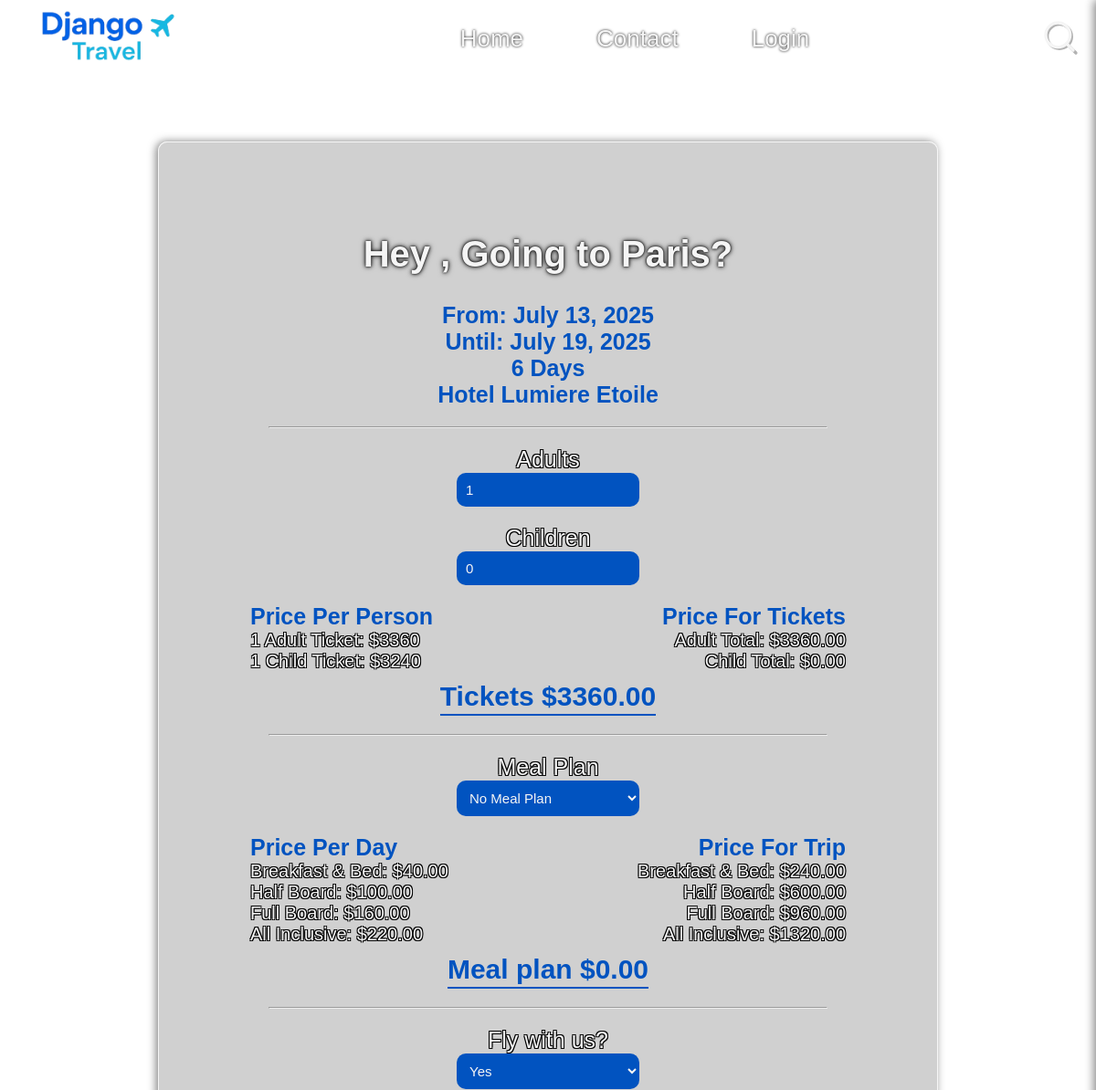
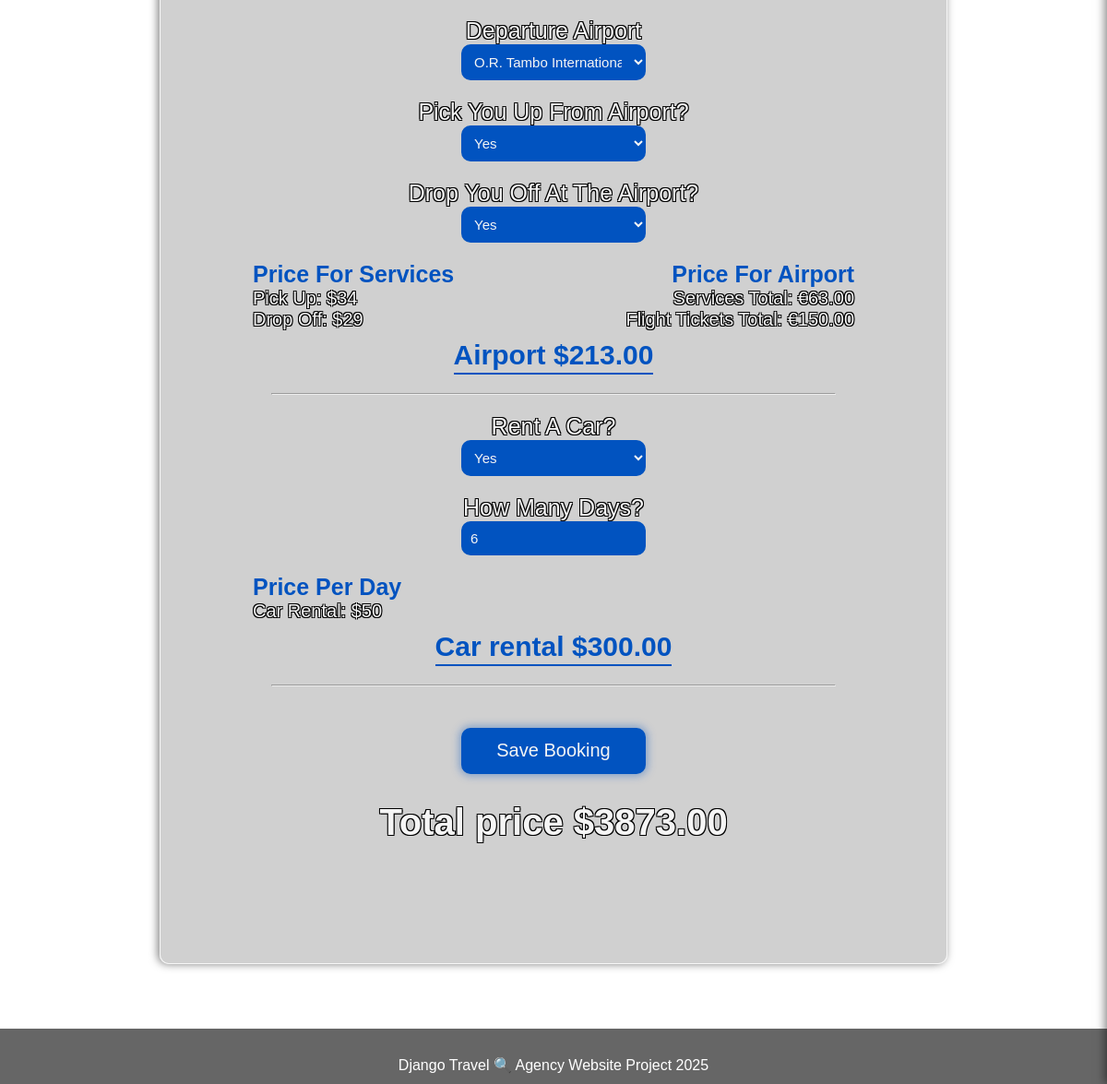
The app's page /booking/update/105/ with its own data (2 pictures, top to bottom).
### travel/models/trip_models.py (models this page shows, shortened)
class Trip(models.Model):
    hotel = models.ForeignKey(Hotel, related_name='hotel_trips', on_delete=models.CASCADE, null=True, help_text='Hotel where clients make bookings')
    city = models.ForeignKey(City, related_name='city_trips', on_delete=models.CASCADE, null=True, blank=True)
    airport = models.ForeignKey(Airport, related_name='airport_trips', on_delete=models.CASCADE, null=True, blank=True)
    departure_date = models.DateField(help_text='When trip begins')
    return_date = models.DateField(help_text='When trip ends')
    profit_on_adult = models.DecimalField(max_digits=10, decimal_places=2, default=0.12,
                                          help_text='example: 0.10 represent 10 % of hotel price ' \
                                          'to be added to the final cost')
    profit_on_child = models.DecimalField(max_digits=10, decimal_places=2, default=0.08,
                                          help_text='example: 0.10 represent 10 % of hotel price ' \
                                          'to be added to the final cost')
    tickets = models.PositiveIntegerField(default=1, help_text='Number of tickets including adults and children')
    promoted = models.BooleanField(default=False, help_text='Check if this trip is going to promoted section of trips')
    available = models.BooleanField(default=True, help_text='If trip is available')
    def calculate_duration(self):
        return calculate_trip_duration(self.departure_date, self.return_date)
    def calculate_adult_price(self, quantity=1):
        return service_calculate_adult_price(
            self.hotel.price_per_day, self.profit_on_adult,
            self.departure_date, self.return_date,
            quantity)
    def calculate_child_price(self, quantity=1):
        return service_calculate_child_price(
            self.hotel.price_per_day, self.profit_on_child,
            self.departure_date, self.return_date,
            quantity)

### travel/models/location_models.py (models this page shows)
class City(models.Model):
    class Meta:
        verbose_name_plural = "Cities"
    name = models.CharField(max_length=30, help_text='City name')
    description = models.TextField(null=True, blank=True, help_text='City description')
    image = models.ImageField(upload_to='city_images/', blank=True, null=True)
    country = models.ForeignKey(Country, related_name='cities',
                                on_delete=models.CASCADE, help_text='Country')
    car_rental_option = models.BooleanField(help_text='Car rental option')
    car_rental_cost = models.IntegerField(null=True, blank=True,
                                          help_text='Car rental cost per day in this City')
    def __str__(self):
        return self.name

class Hotel(models.Model):
    name = models.CharField(max_length=100, help_text='Hotel name')
    stars = models.PositiveIntegerField(validators=
                                        [MinValueValidator(1),
                                         MaxValueValidator(5)], help_text='Hotel Stars')
    description = models.TextField(help_text='Description of the hotel')
    city = models.ForeignKey(City, related_name='hotels',
                             on_delete=models.CASCADE, help_text='City')
    capacity = models.PositiveIntegerField(help_text='Hotel capacity reserved for our agency')
    price_per_day = models.DecimalField(max_digits=10, decimal_places=2,
                                        help_text= 'Base price per day')
    bb_price = models.DecimalField(max_digits=10, decimal_places=2,
        null=True, blank=True,
        help_text='Additional price per day for Bed & Breakfast')
    hb_price = models.DecimalField(max_digits=10, decimal_places=2,
        null=True, blank=True,
        help_text='Additional price per day for Half Board')
    fb_price = models.DecimalField(max_digits=10, decimal_places=2,
        null=True, blank=True,
        help_text='Additional price per day for Full Board')
    ai_price = models.DecimalField(max_digits=10, decimal_places=2,
        null=True, blank=True,
        help_text='Additional price per day for All Inclusive')
    def __str__(self):
        return self.name

class Airport(models.Model):
    name = models.CharField(max_length=100, help_text='Airport name')
    code = models.CharField(max_length=3, help_text='IATA code, 3 letter unique code for airports')
    standard_plane_ticket = models.IntegerField(default=100, help_text='Ticket price')
    city = models.ForeignKey(City, related_name='airports', on_delete=models.CASCADE,
                             help_text='City')
    airport_pick_up_cost = models.PositiveIntegerField(default=10,
        help_text='Price picking up from airport')
    airport_drop_off_cost = models.PositiveIntegerField(default=10,
        help_text='Price for dropping of to the airport')
    def __str__(self):
        return self.name

### travel/models/booking_models.py (models this page shows, shortened)
class Booking(models.Model):
    MEAL_PLAN_CHOICES = [
    ('None', 'No Meal Plan'),        # No meal plan selected
    ('BB', 'Bed and Breakfast'),     # BB: Bed and Breakfast
    ('HB', 'Half Board'),            # HB: Half Board
    ('FB', 'Full Board'),            # FB: Full Board
    ('AI', 'All Inclusive')]         # AI: All Inclusive
    user = models.ForeignKey(settings.AUTH_USER_MODEL, on_delete=models.CASCADE)
    trip = models.ForeignKey(Trip, on_delete=models.CASCADE)
    booking_date = models.DateTimeField(default=timezone.now)
    meal_plan = models.CharField(max_length=4, choices=MEAL_PLAN_CHOICES,default='None',
                                 help_text='Select meal plan for booking')
    tickets_adult = models.PositiveIntegerField(default=1, validators=[MinValueValidator(1)],
                                                help_text='Tickets for adults')
    tickets_child = models.PositiveIntegerField(default=0, help_text=' Tickets for children')
    wants_flight = models.BooleanField(default=False, help_text='Include flight tickets?')
    from_airport = models.ForeignKey('travel.Airport', null=True, blank=True, on_delete=models.SET_NULL,
                                     help_text='Departure Airport')
    wants_airport_pickup = models.BooleanField(default=False, help_text='Pick up from airport?')
    wants_airport_dropoff = models.BooleanField(default=False, help_text='Drop off at airport?')
    airplane_price = models.IntegerField(default=0, help_text='Plane Tickets cost')
    airport_price = models.IntegerField(default=0, help_text='Total cost of airport services')
    wants_car_rental = models.BooleanField(default=False, help_text='Include car rental?')
    car_rental_days = models.IntegerField(default=0, help_text='Car rental days')
    car_rental_cost = models.IntegerField(default=0, help_text='Total cost of car rental services')
    booking_price = models.IntegerField(default=0)
    paid = models.BooleanField(default=False)
    booking_number = models.CharField(max_length=20, unique=True, blank=True, null=True)

### travel/views/booking_views.py (the view, shortened to what this page needs)
# urls.py: path('booking/update/<int:pk>/', BookingUpdateView.as_view(), name='booking_update'),
class BookingUpdateView(UpdateView, BookingContextMixin):
    template_name = 'bookings/booking_form.html'
    form_class = BookingForm
    model = Booking
    def dispatch(self, request, *args, **kwargs):
        self.booking = self.get_object()
        self.trip = self.booking.trip
        return super().dispatch(request, *args, **kwargs)
    def get_context_data(self, **kwargs):
        context = super().get_context_data(**kwargs)
        context.update(self.get_booking_context(self.trip))
        return context

### pages/templates/bookings/booking_form.html (shortened to what this page needs)
{% extends "base.html" %}
{% load static %}
{% block content %}
<link rel="stylesheet" href="{% static 'css/pages/booking_form.css' %}">
<div class="booking-form-page">
    <div class="container-presets booking-form-container">
        <h1 class="title1-presets">Hey {{ user.username.title }}, Going to {{ trip.city }}?</h1>
        <div class="booking-form-trip-details">
            <p>From: {{ trip.departure_date }}</p>
            <p>Until: {{ trip.return_date }}</p>
            <p>{{ trip.calculate_duration }} Days</p>
            <p>{{ trip.hotel }}</p>
        </div>
        <div class="booking-form">
            <form method="post">
                <hr class="divider-presets">
                <div class="booking-form-group">
                    <label for="{{ form.tickets_adult.id_for_label }}">
                        Adults
                    </label><br>
                    {{ form.tickets_adult }}
                </div>
                <div class="booking-form-group">
                    <label for="{{ form.tickets_child.id_for_label }}">
                        Children
                    </label><br>
                    {{ form.tickets_child }}
                </div>
                <div class="booking-form-price-details">
                    <div class="booking-form-static-prices-container">
                        <h3 class="booking-form-price-title">Price Per Person</h3>
                        <p>1 Adult Ticket: ${{ trip.calculate_adult_price|floatformat:0 }}</p>
                        <p>1 Child Ticket: ${{ trip.calculate_child_price|floatformat:0 }}</p>
                    </div>
                    <div class="booking-form-dynamic-prices-container">
                        <h3 class="booking-form-price-title">Price For Tickets</h3>
                        <p>Adult Total: $<span id="adult-ticket-total">0.00</span></p>
                        <p>Child Total: $<span id="child-ticket-total">0.00</span></p>
                    </div>
                </div>
                <h2 class="booking-partial-price">Tickets $<span id="ticket-price">0.00</span></h2>
                <hr class="divider-presets">
                <div class="booking-form-group">
                    <label for="{{ form.meal_plan.id_for_label }}">
                        Meal Plan
                    </label><br>
                    {{ form.meal_plan }}
                </div>
                <div class="booking-form-price-details">
                    <div class="booking-form-static-prices-container">
                        <h3 class="booking-form-price-title">Price Per Day</h3>
                        <p>Breakfast & Bed:
                            ${{ trip.hotel.bb_price }}</p>
                            <p>Half Board:
                            ${{ trip.hotel.hb_price }}</p>
                            <p>Full Board:
                            ${{ trip.hotel.fb_price }}</p>
                            <p>All Inclusive:
                            ${{ trip.hotel.ai_price }}</p>
                    </div>
                    <div class="booking-form-dynamic-prices-container">
                        <h3 class="booking-form-price-title">Price For Trip</h3>
                        <p>Breakfast & Bed: $<span id="meal-bb-price"></span></p>
                        <p>Half Board: $<span id="meal-hb-price"></span></p>
                        <p>Full Board: $<span id="meal-fb-price"></span></p>
                        <p>All Inclusive: $<span id="meal-ai-price"></span></p>
                    </div>
                </div>
                <h2 class="booking-partial-price">Meal plan $<span id="meal-plan-price">0.00</span></h2>
                <hr class="divider-presets">
                <div class="booking-form-group">
                    <label for="{{ form.wants_flight.id_for_label }}">
                        Fly with us?
                    </label><br>
                    {{ form.wants_flight }}
                </div>
                <div class="booking-form-group" id="booking-from-airport-group" style="display:none;">
                    <label for="{{ form.from_airport.id_for_label }}">
                        Departure Airport
                    </label><br>
                    {{ form.from_airport }}
                </div>
                <div class="booking-form-group" id="booking-pickup-group" style="display:none;">
                    <label for="{{ form.wants_airport_pickup.id_for_label }}">
                        Pick You Up From Airport?
                    </label><br>
                    {{ form.wants_airport_pickup }}
                </div>
                <div class="booking-form-group" id="booking-dropoff-group" style="display:none;">
                    <label for="{{ form.wants_airport_dropoff.id_for_label }}">
                        Drop You Off At The Airport?
                    </label><br>
                    {{ form.wants_airport_dropoff }}
                </div>
                <div class="booking-form-price-details">
                    <div class="booking-form-static-prices-container">
                        <h3 class="booking-form-price-title">Price For Services</h3>
                        <p>Pick Up: ${{ trip.airport.airport_pick_up_cost }}</p>
                        <p>Drop Off: ${{ trip.airport.airport_drop_off_cost }}</p>
                    </div>
                    <div class="booking-form-dynamic-prices-container">
                        <h3 class="booking-form-price-title">Price For Airport</h3>
                        <p>Services Total: €<span id="airport-service-price">0.00</span></p>
                        <p>Flight Tickets Total: €<span id="flight-ticket-price">0.00</span></p>
                    </div>
                </div>
                <h2 class="booking-partial-price">Airport $<span id="airport-price">0.00</span></h2>
                <hr class="divider-presets">
                <div class="booking-form-group">
                    <label for="{{ form.wants_car_rental.id_for_label }}">
                        Rent A Car?
                    </label><br>
                    {{ form.wants_car_rental }}
                </div>
                <div class="booking-form-group" id="booking-rent-days-group" style="display:none;">
                    <label for="{{ form.car_rental_days.id_for_label }}">
                        How Many Days?
                    </label><br>
                    {{ form.car_rental_days }}
                </div>
                <div class="booking-form-price-details">
                    <div class="booking-form-static-prices-container">
                        <h3 class="booking-form-price-title">Price Per Day</h3>
                        <p>Car Rental: ${{ trip.hotel.city.car_rental_cost }}</p>
                    </div>
                </div>
                <h2 class="booking-partial-price">Car rental $<span id="car-rental-price">0.00</span></h2>
                <hr class="divider-presets">
                <button type="submit" class="save-booking-button">Save Booking</button>
                <h1 class="booking-total-price">
                    <span>Total price $</span><span id="total-price">0.00</span>
                </h1>
            </form>
        </div>
    </div>
</div>
{% endblock %}

### records on screen
Trip: city "Paris", departure_date "July 13, 2025", return_date "July 19, 2025", calculate_duration "6", hotel "Hotel Lumiere Etoile", calculate_adult_price "3360", calculate_child_price "3240", hotel.bb_price "40.00", hotel.hb_price "100.00", hotel.fb_price "160.00", hotel.ai_price "220.00", airport.airport_pick_up_cost "34", airport.airport_drop_off_cost "29", hotel.city.car_rental_cost "50"
Booking: tickets_adult "1", tickets_child "0", meal_plan "No Meal Plan", wants_flight "Yes", from_airport "O.R. Tambo International Airport", wants_airport_pickup "Yes", wants_airport_dropoff "Yes", wants_car_rental "Yes", car_rental_days "6"
